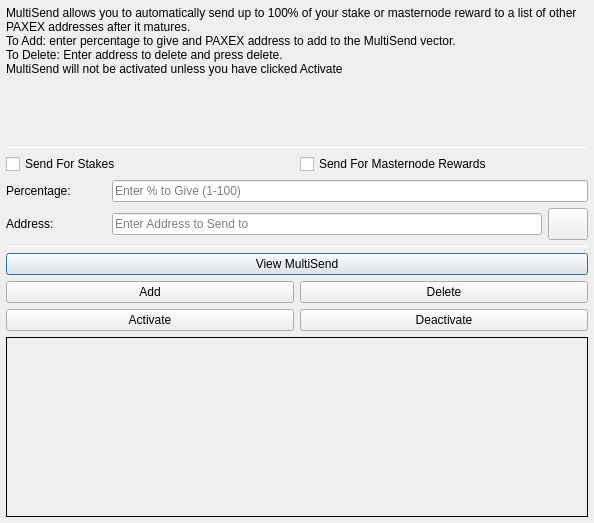
<?xml version="1.0" encoding="UTF-8"?>
<ui version="4.0">
 <class>MultiSendDialog</class>
 <widget class="QDialog" name="MultiSendDialog">
  <property name="windowModality">
   <enum>Qt::NonModal</enum>
  </property>
  <property name="geometry">
   <rect>
    <x>0</x>
    <y>0</y>
    <width>594</width>
    <height>523</height>
   </rect>
  </property>
  <property name="windowTitle">
   <string>MultiSend</string>
  </property>
  <layout class="QVBoxLayout" name="verticalLayout" stretch="0">
   <property name="leftMargin">
    <number>6</number>
   </property>
   <property name="topMargin">
    <number>6</number>
   </property>
   <property name="rightMargin">
    <number>6</number>
   </property>
   <property name="bottomMargin">
    <number>6</number>
   </property>
   <item>
    <layout class="QVBoxLayout" name="verticalLayout_Main" stretch="1,1,1,1,1,1">
     <item>
      <widget class="QLabel" name="label_2">
       <property name="lineWidth">
        <number>1</number>
       </property>
       <property name="text">
        <string>MultiSend allows you to automatically send up to 100% of your stake or masternode reward to a list of other PAXEX addresses after it matures.
To Add: enter percentage to give and PAXEX address to add to the MultiSend vector.
To Delete: Enter address to delete and press delete.
MultiSend will not be activated unless you have clicked Activate</string>
       </property>
       <property name="alignment">
        <set>Qt::AlignLeading|Qt::AlignLeft|Qt::AlignTop</set>
       </property>
       <property name="wordWrap">
        <bool>true</bool>
       </property>
      </widget>
     </item>
     <item>
      <widget class="Line" name="line">
       <property name="minimumSize">
        <size>
         <width>0</width>
         <height>1</height>
        </size>
       </property>
       <property name="maximumSize">
        <size>
         <width>16777215</width>
         <height>1</height>
        </size>
       </property>
       <property name="orientation">
        <enum>Qt::Horizontal</enum>
       </property>
      </widget>
     </item>
     <item>
      <layout class="QVBoxLayout" name="verticalLayout_Settings">
       <item>
        <layout class="QHBoxLayout" name="horizontalLayout">
         <item>
          <widget class="QCheckBox" name="multiSendStakeCheckBox">
           <property name="text">
            <string>Send For Stakes</string>
           </property>
          </widget>
         </item>
         <item>
          <widget class="QCheckBox" name="multiSendMasternodeCheckBox">
           <property name="text">
            <string>Send For Masternode Rewards</string>
           </property>
          </widget>
         </item>
        </layout>
       </item>
       <item>
        <layout class="QHBoxLayout" name="horizontalLayout_6">
         <item>
          <widget class="QLabel" name="label">
           <property name="minimumSize">
            <size>
             <width>100</width>
             <height>0</height>
            </size>
           </property>
           <property name="toolTip">
            <string>Percentage of stake to send</string>
           </property>
           <property name="text">
            <string>Percentage:</string>
           </property>
          </widget>
         </item>
         <item>
          <widget class="QLineEdit" name="multiSendPercentEdit">
           <property name="toolTip">
            <string>Enter whole numbers 1 - 100</string>
           </property>
           <property name="placeholderText">
            <string>Enter % to Give (1-100)</string>
           </property>
          </widget>
         </item>
        </layout>
       </item>
       <item>
        <layout class="QHBoxLayout" name="horizontalLayout_7">
         <item>
          <widget class="QLabel" name="label_5">
           <property name="minimumSize">
            <size>
             <width>100</width>
             <height>0</height>
            </size>
           </property>
           <property name="toolTip">
            <string>Address to send portion of stake to</string>
           </property>
           <property name="text">
            <string>Address:</string>
           </property>
          </widget>
         </item>
         <item>
          <widget class="QLineEdit" name="multiSendAddressEdit">
           <property name="toolTip">
            <string/>
           </property>
           <property name="placeholderText">
            <string>Enter Address to Send to</string>
           </property>
          </widget>
         </item>
         <item>
          <widget class="QPushButton" name="addressBookButton">
           <property name="maximumSize">
            <size>
             <width>16777215</width>
             <height>32</height>
            </size>
           </property>
           <property name="toolTip">
            <string>Choose an address from the address book</string>
           </property>
           <property name="text">
            <string/>
           </property>
           <property name="icon">
            <iconset resource="../paxchange.qrc">
             <normaloff>:/icons/address-book</normaloff>:/icons/address-book</iconset>
           </property>
           <property name="shortcut">
            <string>Alt+A</string>
           </property>
           <property name="autoDefault">
            <bool>false</bool>
           </property>
          </widget>
         </item>
        </layout>
       </item>
      </layout>
     </item>
     <item>
      <widget class="Line" name="line_2">
       <property name="minimumSize">
        <size>
         <width>0</width>
         <height>1</height>
        </size>
       </property>
       <property name="maximumSize">
        <size>
         <width>16777215</width>
         <height>1</height>
        </size>
       </property>
       <property name="orientation">
        <enum>Qt::Horizontal</enum>
       </property>
      </widget>
     </item>
     <item>
      <layout class="QVBoxLayout" name="verticalLayout_Buttons">
       <item>
        <layout class="QHBoxLayout" name="horizontalLayout_4">
         <item>
          <widget class="QPushButton" name="viewButton">
           <property name="toolTip">
            <string/>
           </property>
           <property name="statusTip">
            <string>View MultiSend Vector</string>
           </property>
           <property name="text">
            <string>View MultiSend</string>
           </property>
          </widget>
         </item>
        </layout>
       </item>
       <item>
        <layout class="QHBoxLayout" name="horizontalLayout_2">
         <item>
          <widget class="QPushButton" name="addButton">
           <property name="toolTip">
            <string/>
           </property>
           <property name="statusTip">
            <string>Add to MultiSend Vector</string>
           </property>
           <property name="text">
            <string>Add</string>
           </property>
          </widget>
         </item>
         <item>
          <widget class="QPushButton" name="deleteButton">
           <property name="toolTip">
            <string/>
           </property>
           <property name="statusTip">
            <string>Delete Address From MultiSend Vector</string>
           </property>
           <property name="text">
            <string>Delete</string>
           </property>
          </widget>
         </item>
        </layout>
       </item>
       <item>
        <layout class="QHBoxLayout" name="horizontalLayout_5">
         <item>
          <widget class="QPushButton" name="activateButton">
           <property name="statusTip">
            <string>Activate MultiSend</string>
           </property>
           <property name="text">
            <string>Activate</string>
           </property>
          </widget>
         </item>
         <item>
          <widget class="QPushButton" name="disableButton">
           <property name="statusTip">
            <string>Deactivate MultiSend</string>
           </property>
           <property name="text">
            <string>Deactivate</string>
           </property>
          </widget>
         </item>
        </layout>
       </item>
      </layout>
     </item>
     <item>
      <widget class="QLabel" name="message">
       <property name="minimumSize">
        <size>
         <width>0</width>
         <height>180</height>
        </size>
       </property>
       <property name="frameShape">
        <enum>QFrame::Panel</enum>
       </property>
       <property name="frameShadow">
        <enum>QFrame::Plain</enum>
       </property>
       <property name="lineWidth">
        <number>1</number>
       </property>
       <property name="midLineWidth">
        <number>1</number>
       </property>
       <property name="text">
        <string/>
       </property>
       <property name="alignment">
        <set>Qt::AlignLeading|Qt::AlignLeft|Qt::AlignTop</set>
       </property>
       <property name="wordWrap">
        <bool>true</bool>
       </property>
      </widget>
     </item>
    </layout>
   </item>
  </layout>
 </widget>
 <resources>
  <include location="../paxchange.qrc"/>
 </resources>
 <connections/>
</ui>
